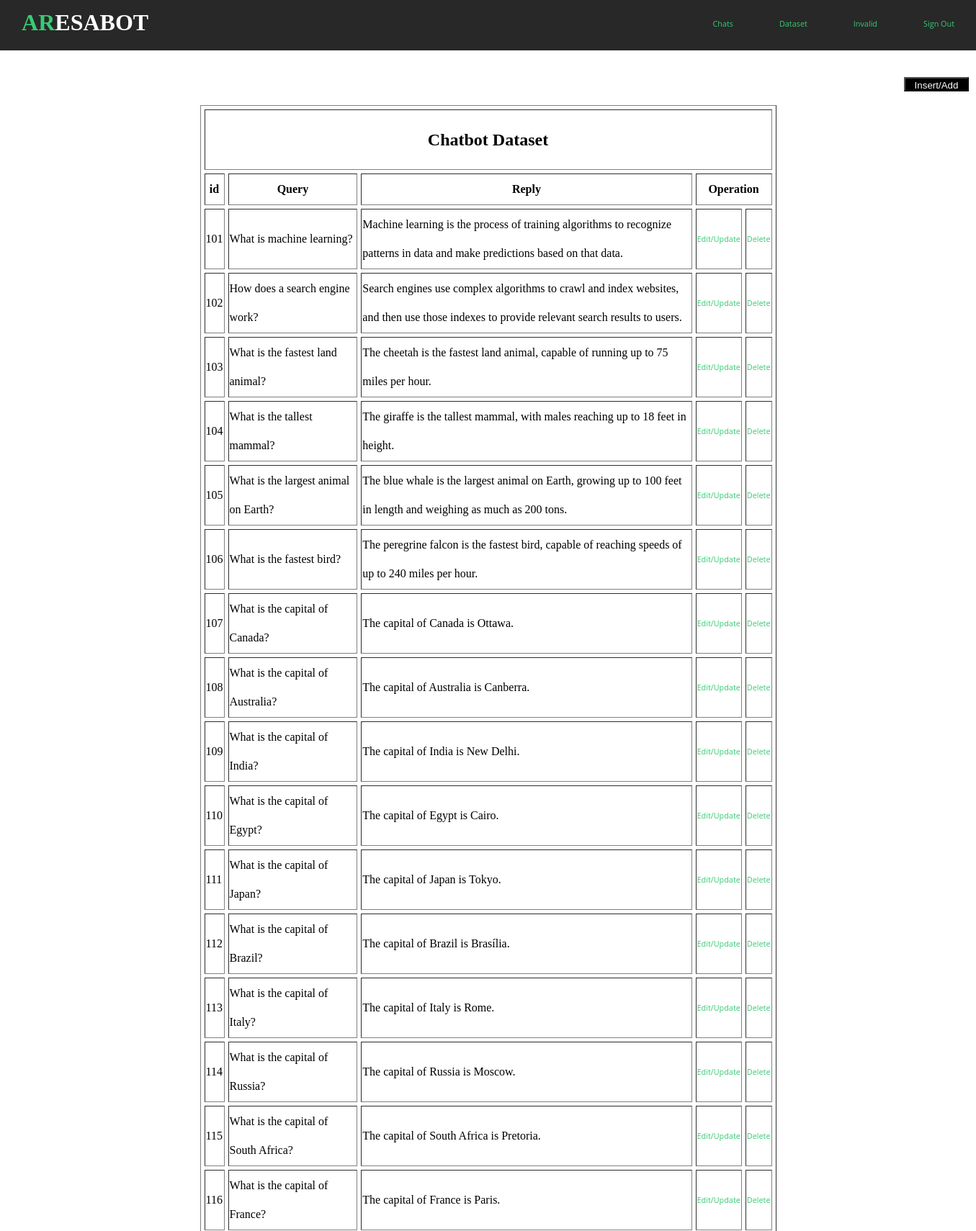
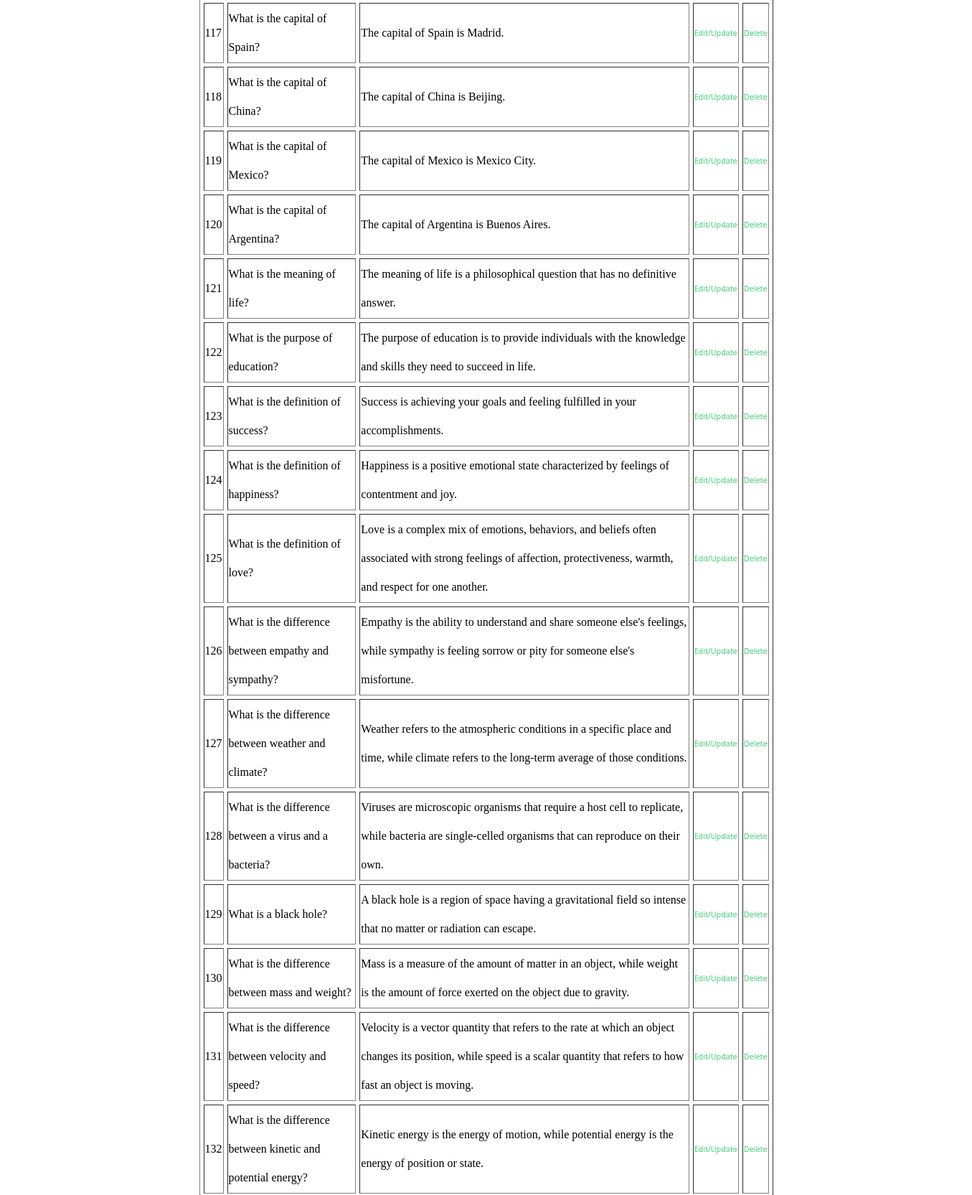
The app's page /qna.php (upper part) with its own data (2 pictures, top to bottom).
### tables this page shows
CREATE TABLE `chatbot_hints` (
  `id` int(11) NOT NULL,
  `question` varchar(250) NOT NULL,
  `reply` varchar(500) NOT NULL
);

### qna.php (the view, shortened to what this page needs)
<?php
include 'header.php';
?>
<a href="insert.php"><input  type="button" id="insert_btn" value="Insert/Add" align="center"/></a>
	<table  cellspacing="5" align="center" border="1px" style="width: 800px;line-height: 40px">
		<tr>
			<th colspan="5"><h2>Chatbot Dataset</h2></th>
		<tr>
			<th width="20px">id</th>
			<th align="center">Query</th>
			<th align="center">Reply</th>
			<th colspan="2" align="center" >Operation</th>
		</tr>
		<?php
		require_once 'dbconfig/config.php';
		$sql = "SELECT id,question,reply FROM chatbot_hints";
		$stmt = $db->prepare($sql);
		$stmt->execute();
		if($stmt->rowCount() > 0){
			while ($row = $stmt->fetch(PDO::FETCH_ASSOC)) {
				echo "<tr>
				<td>".$row["id"]."</td>
				<td>".$row["question"]." </td>
				<td> ".$row["reply"]." </td>
				<td><a href='update.php?rn=$row[id]&ques=$row[question]&rep=$row[reply]'>Edit/Update</td>
				<td><a href='delete.php?rn=$row[id] onclick='return checkdelete()'>Delete</td></tr> ";
			}
			echo "</table>";
		}
		else{
			echo "0 result";
		}
		?>
</body>
</html>

### navbar.css (style rules this page uses)
body,html { margin: 0; padding: 0; }
a { text-align: center; color: #39ca74; text-decoration: none; font-family: 'Open Sans',sans-serif; font-size: 0.8vw; }
input { color: #000; marker-end: 25% }

### qna.php (style rules this page uses)
input { padding: 2px; margin-left: 1255px; margin-top: 35px; height: 20px; width: 90px; color: #fff; background-color: #000; }

### records on screen
chatbot_hints: id "101", question "What is machine learning?", reply "Machine learning is the process of training algorithms to recognize patterns in data and make predictions based on that data."
chatbot_hints: id "102", question "How does a search engine work?", reply "Search engines use complex algorithms to crawl and index websites, and then use those indexes to provide relevant search results to users."
chatbot_hints: id "103", question "What is the fastest land animal?", reply "The cheetah is the fastest land animal, capable of running up to 75 miles per hour."
chatbot_hints: id "104", question "What is the tallest mammal?", reply "The giraffe is the tallest mammal, with males reaching up to 18 feet in height."
chatbot_hints: id "105", question "What is the largest animal on Earth?", reply "The blue whale is the largest animal on Earth, growing up to 100 feet in length and weighing as much as 200 tons."
chatbot_hints: id "106", question "What is the fastest bird?", reply "The peregrine falcon is the fastest bird, capable of reaching speeds of up to 240 miles per hour."
chatbot_hints: id "107", question "What is the capital of Canada?", reply "The capital of Canada is Ottawa."
chatbot_hints: id "108", question "What is the capital of Australia?", reply "The capital of Australia is Canberra."
chatbot_hints: id "109", question "What is the capital of India?", reply "The capital of India is New Delhi."
chatbot_hints: id "110", question "What is the capital of Egypt?", reply "The capital of Egypt is Cairo."
chatbot_hints: id "111", question "What is the capital of Japan?", reply "The capital of Japan is Tokyo."
chatbot_hints: id "112", question "What is the capital of Brazil?", reply "The capital of Brazil is Brasília."
chatbot_hints: id "113", question "What is the capital of Italy?", reply "The capital of Italy is Rome."
chatbot_hints: id "114", question "What is the capital of Russia?", reply "The capital of Russia is Moscow."
chatbot_hints: id "115", question "What is the capital of South Africa?", reply "The capital of South Africa is Pretoria."
chatbot_hints: id "116", question "What is the capital of France?", reply "The capital of France is Paris."
chatbot_hints: id "117", question "What is the capital of Spain?", reply "The capital of Spain is Madrid."
chatbot_hints: id "118", question "What is the capital of China?", reply "The capital of China is Beijing."
chatbot_hints: id "119", question "What is the capital of Mexico?", reply "The capital of Mexico is Mexico City."
chatbot_hints: id "120", question "What is the capital of Argentina?", reply "The capital of Argentina is Buenos Aires."
chatbot_hints: id "121", question "What is the meaning of life?", reply "The meaning of life is a philosophical question that has no definitive answer."
chatbot_hints: id "122", question "What is the purpose of education?", reply "The purpose of education is to provide individuals with the knowledge and skills they need to succeed in life."
chatbot_hints: id "123", question "What is the definition of success?", reply "Success is achieving your goals and feeling fulfilled in your accomplishments."
chatbot_hints: id "124", question "What is the definition of happiness?", reply "Happiness is a positive emotional state characterized by feelings of contentment and joy."
chatbot_hints: id "125", question "What is the definition of love?", reply "Love is a complex mix of emotions, behaviors, and beliefs often associated with strong feelings of affection, protectiveness, warmth, and respect for one another."
chatbot_hints: id "126", question "What is the difference between empathy and sympathy?", reply "Empathy is the ability to understand and share someone else's feelings, while sympathy is feeling sorrow or pity for someone else's misfortune."
chatbot_hints: id "127", question "What is the difference between weather and climate?", reply "Weather refers to the atmospheric conditions in a specific place and time, while climate refers to the long-term average of those conditions."
chatbot_hints: id "128", question "What is the difference between a virus and a bacteria?", reply "Viruses are microscopic organisms that require a host cell to replicate, while bacteria are single-celled organisms that can reproduce on their own."
chatbot_hints: id "129", question "What is a black hole?", reply "A black hole is a region of space having a gravitational field so intense that no matter or radiation can escape."
chatbot_hints: id "130", question "What is the difference between mass and weight?", reply "Mass is a measure of the amount of matter in an object, while weight is the amount of force exerted on the object due to gravity."
chatbot_hints: id "131", question "What is the difference between velocity and speed?", reply "Velocity is a vector quantity that refers to the rate at which an object changes its position, while speed is a scalar quantity that refers to how fast an object is moving."
chatbot_hints: id "132", question "What is the difference between kinetic and potential energy?", reply "Kinetic energy is the energy of motion, while potential energy is the energy of position or state."
